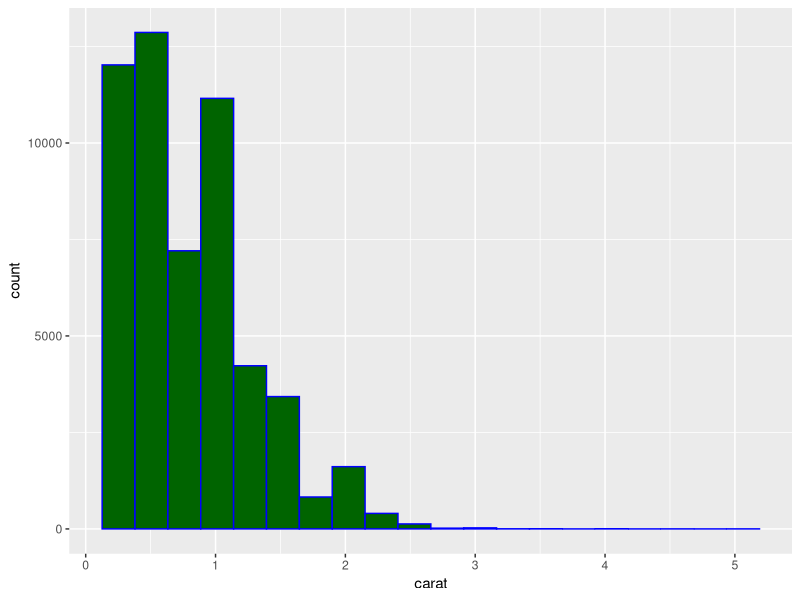
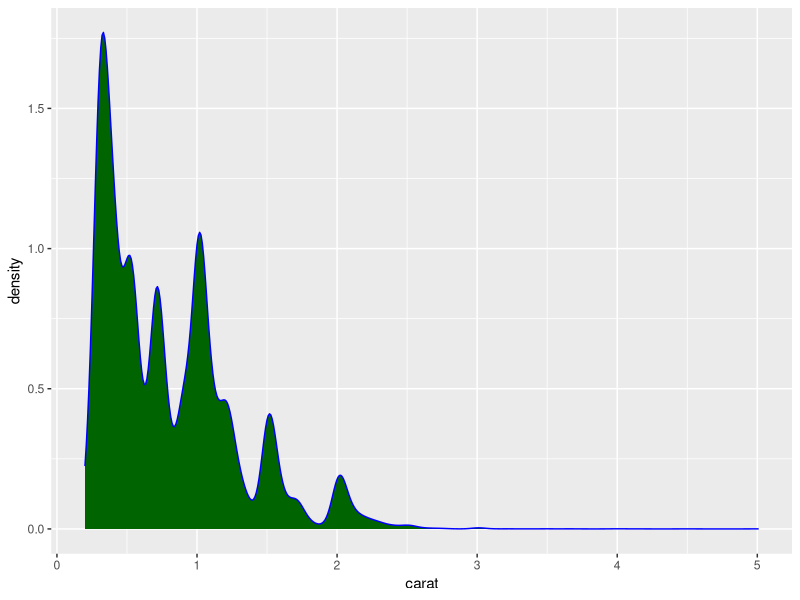
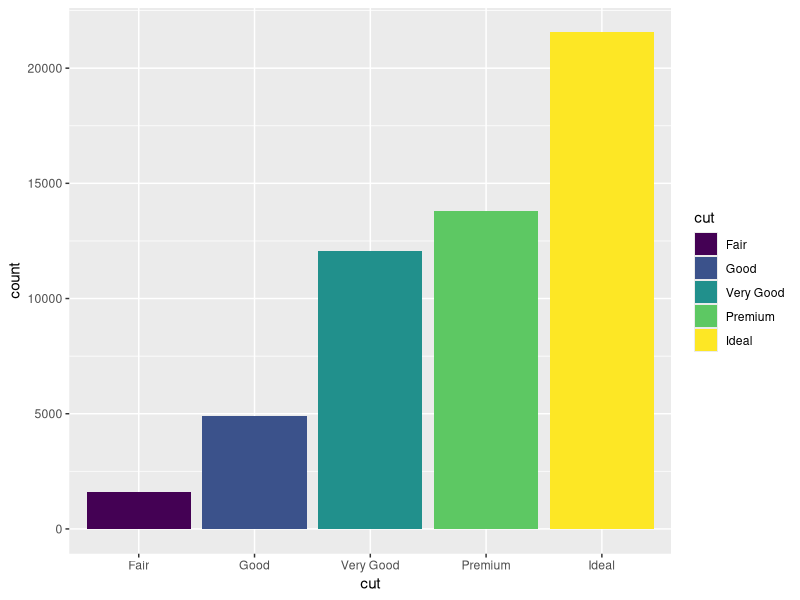
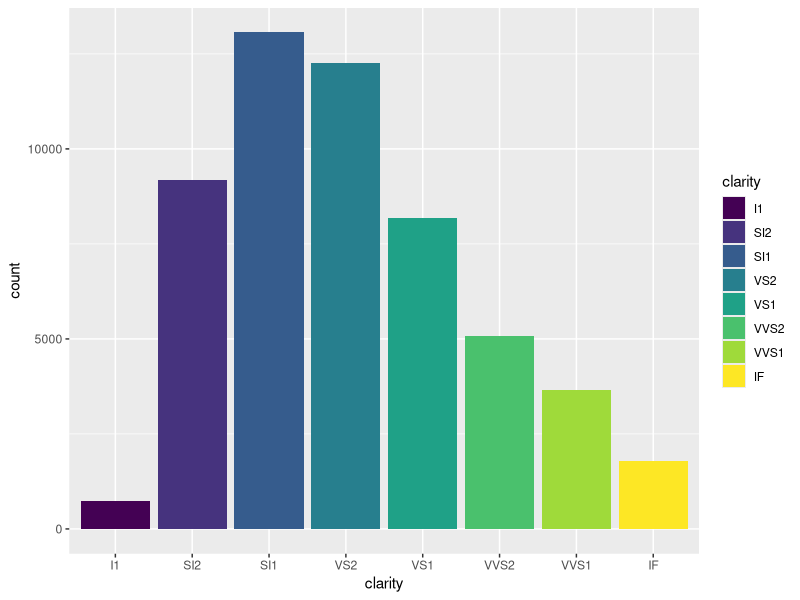
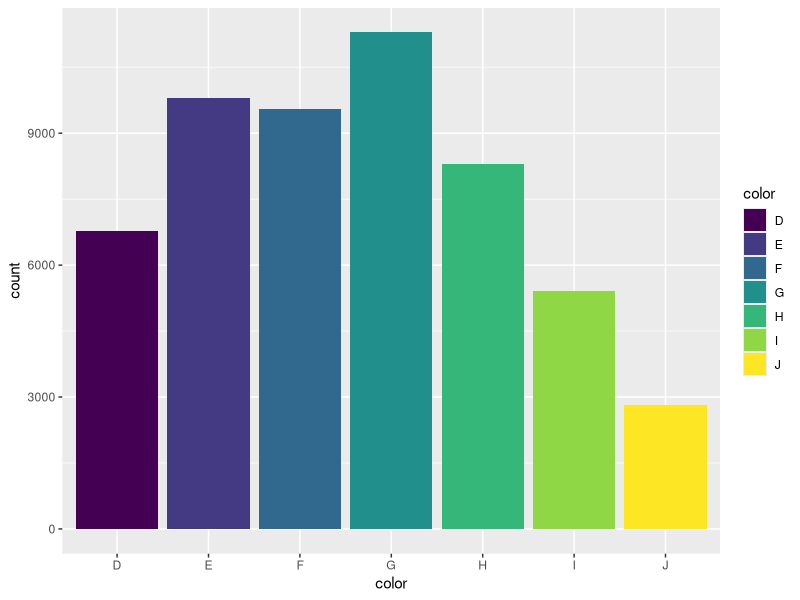
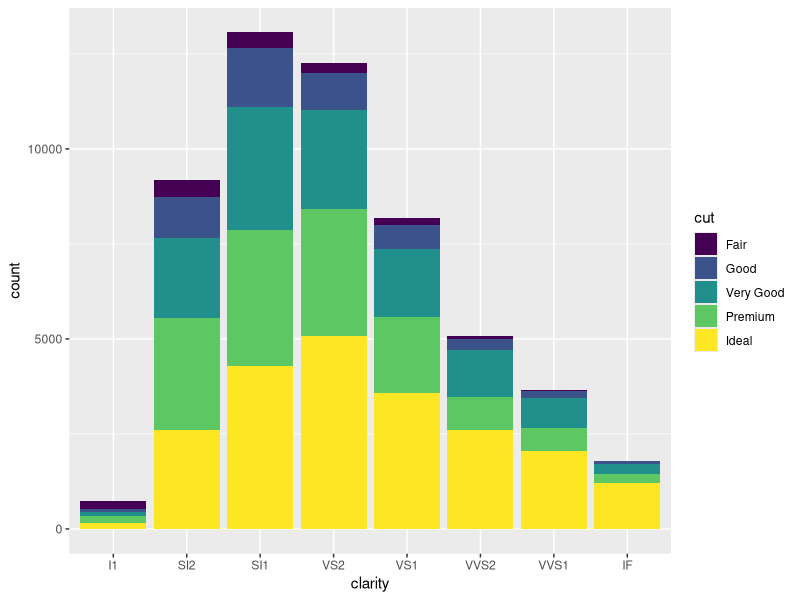
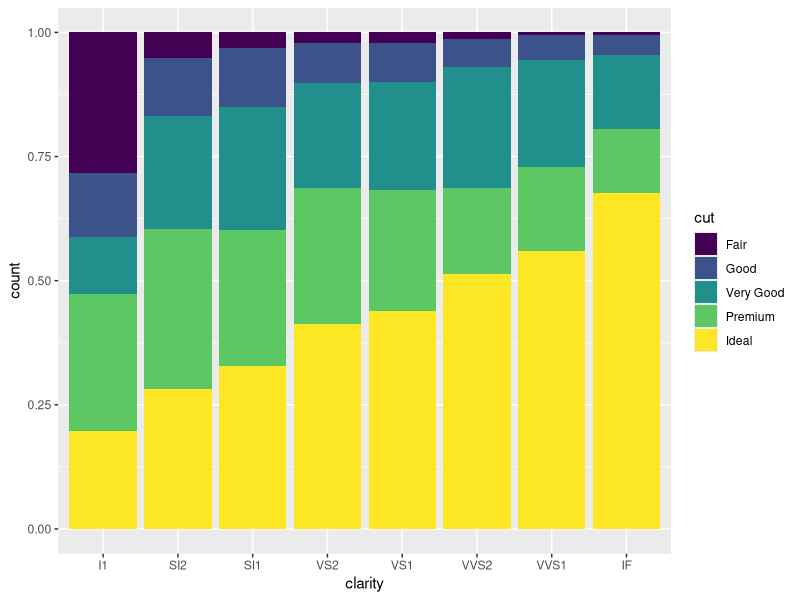
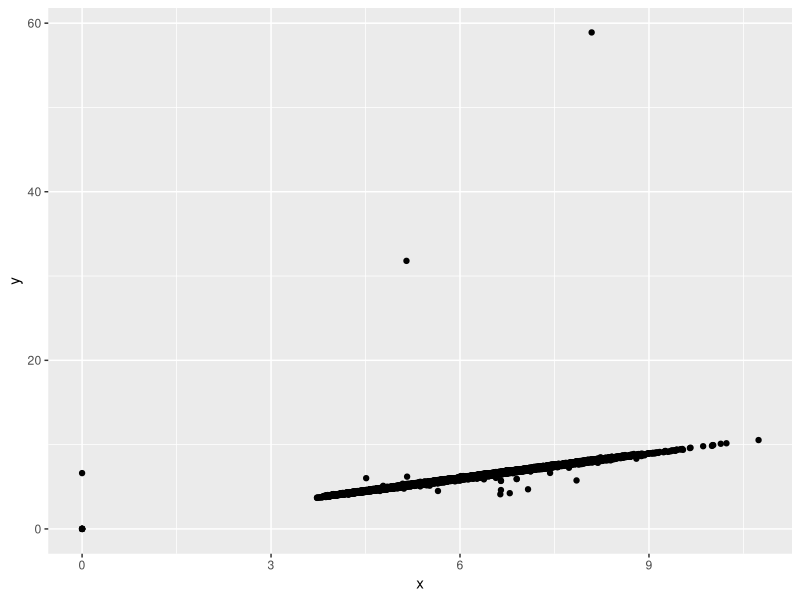

These figures' R source, in order:
## ---- chunk 1
knitr::opts_chunk$set(echo = TRUE)

# Load ggplot2 or the tidyverse when you want to use it:
library(tidyverse)

#  We'll use the package dplyr, so install it and load it.  Or just install and load the tidyverse:

## ---- chunk 2
#  We'll use the diamonds data frame, stored in ggplot2.  Take a look at it:
tibble(diamonds)

#  For more info, do help(diamonds) on the console
## ---- chunk 3
#  histogram of carat  -- diamond weight
ggplot(data = diamonds,
       mapping = aes(x = carat)) +
  geom_histogram(bins = 20, fill = 'darkgreen', color = 'blue')

#  density plot -- smoothed histogram
ggplot(data = diamonds,
       mapping = aes(x = carat)) +
  geom_density(fill = 'darkgreen', color = 'blue')
## ---- chunk 4
#  Make bar graphs of each:
ggplot(data = diamonds,
       mapping = aes(x = cut, fill = cut)) +
  geom_bar()

ggplot(data = diamonds,
       mapping = aes(x = clarity, fill = clarity)) +
  geom_bar()

ggplot(data = diamonds,
       mapping = aes(x = color, fill = color)) +
  geom_bar()
## ---- chunk 5
#  Map clarity to the x axis, and cut to the fill aesthetic.
ggplot(data = diamonds,
       mapping = aes(x = clarity, fill = cut )) +
  geom_bar()

ggplot(data = diamonds,
       mapping = aes(x = clarity, fill = cut )) +
  geom_bar(position = 'fill')
## ---- chunk 6
#  Scatterplot of y=width by x=length
ggplot(data = diamonds,
       mapping = aes(x = x, y = y)) +
  geom_point()

#  remove the outliers:

d <- diamonds %>% filter(y < 20 & x > 3)
ggplot(data = d,
       mapping = aes(x = x, y = y)) +
  geom_point()

## ---- chunk 7
#  Do ideal cut diamonds cost more or less?   Why?
ggplot(data = d,
       mapping =aes(x = cut, y = price, fill = cut)) +
  geom_boxplot()
## ---- chunk 8
#  Size of diamond by cut
ggplot(data = d,
       mapping = aes(x = cut, y = carat, fill = cut)) +
  geom_boxplot()

#  Scatterplot of price by carat
ggplot(data = d,
       mapping = aes(x = carat, y = price, color = cut)) +
  geom_point(size = .5)

d$ppc <- d$price / d$carat

summary(d$ppc)
ggplot(data = d, 
       mapping = aes(x = ppc)) +
  geom_histogram(color = 'white', fill = 'darkgreen')

ggplot(data = d,
       mapping = aes(x = cut, y = ppc, fill = cut)) +
  geom_boxplot()
